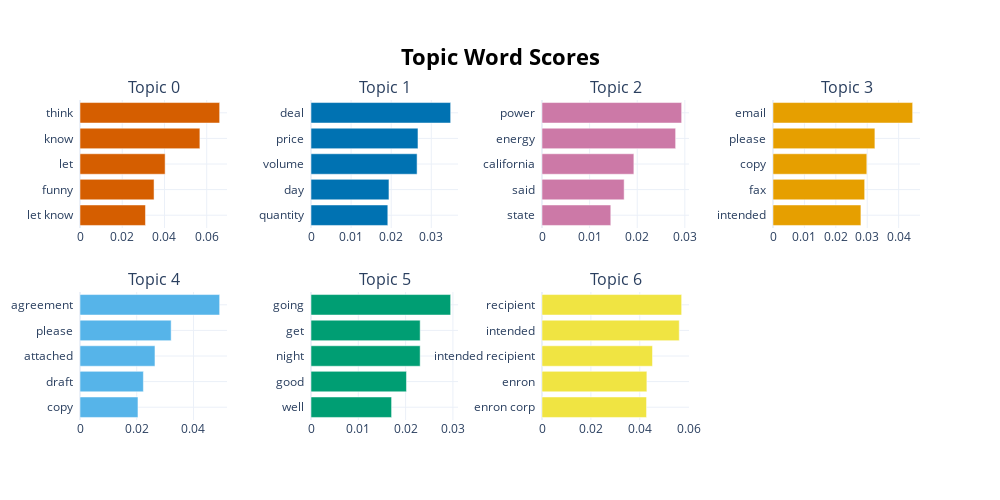

The notebook cell this image was saved under:
### Markdown cell above
## Visualization

### Code cell
model.visualize_barchart(top_n_topics=7)

### Figure 1 — Plotly figure (JSON) as saved in the notebook; plotly's stock layout.template omitted (floating-point values rounded to 4 significant figures)
{"data": [{"marker": {"color": "#D55E00"}, "orientation": "h", "type": "bar", "x": [0.031, 0.03506, 0.04031, 0.05677, 0.06612], "xaxis": "x", "y": ["let know  ", "funny  ", "let  ", "know  ", "think  "], "yaxis": "y"}, {"marker": {"color": "#0072B2"}, "orientation": "h", "type": "bar", "x": [0.01916, 0.01944, 0.02646, 0.02668, 0.03483], "xaxis": "x2", "y": ["quantity  ", "day  ", "volume  ", "price  ", "deal  "], "yaxis": "y2"}, {"marker": {"color": "#CC79A7"}, "orientation": "h", "type": "bar", "x": [0.01445, 0.01725, 0.0193, 0.02807, 0.02933], "xaxis": "x3", "y": ["state  ", "said  ", "california  ", "energy  ", "power  "], "yaxis": "y3"}, {"marker": {"color": "#E69F00"}, "orientation": "h", "type": "bar", "x": [0.02799, 0.02918, 0.02987, 0.03244, 0.04446], "xaxis": "x4", "y": ["intended  ", "fax  ", "copy  ", "please  ", "email  "], "yaxis": "y4"}, {"marker": {"color": "#56B4E9"}, "orientation": "h", "type": "bar", "x": [0.02044, 0.02235, 0.02643, 0.03213, 0.04923], "xaxis": "x5", "y": ["copy  ", "draft  ", "attached  ", "please  ", "agreement  "], "yaxis": "y5"}, {"marker": {"color": "#009E73"}, "orientation": "h", "type": "bar", "x": [0.01704, 0.02018, 0.02308, 0.02308, 0.02952], "xaxis": "x6", "y": ["well  ", "good  ", "night  ", "get  ", "going  "], "yaxis": "y6"}, {"marker": {"color": "#F0E442"}, "orientation": "h", "type": "bar", "x": [0.04277, 0.04291, 0.04521, 0.05616, 0.05714], "xaxis": "x7", "y": ["enron corp  ", "enron  ", "intended recipient  ", "intended  ", "recipient  "], "yaxis": "y7"}], "layout": {"annotations": [{"font": {"size": 16}, "showarrow": false, "text": "Topic 0", "x": 0.0875, "xanchor": "center", "xref": "paper", "y": 1, "yanchor": "bottom", "yref": "paper"}, {"font": {"size": 16}, "showarrow": false, "text": "Topic 1", "x": 0.3625, "xanchor": "center", "xref": "paper", "y": 1, "yanchor": "bottom", "yref": "paper"}, {"font": {"size": 16}, "showarrow": false, "text": "Topic 2", "x": 0.6375, "xanchor": "center", "xref": "paper", "y": 1, "yanchor": "bottom", "yref": "paper"}, {"font": {"size": 16}, "showarrow": false, "text": "Topic 3", "x": 0.9125, "xanchor": "center", "xref": "paper", "y": 1, "yanchor": "bottom", "yref": "paper"}, {"font": {"size": 16}, "showarrow": false, "text": "Topic 4", "x": 0.0875, "xanchor": "center", "xref": "paper", "y": 0.4, "yanchor": "bottom", "yref": "paper"}, {"font": {"size": 16}, "showarrow": false, "text": "Topic 5", "x": 0.3625, "xanchor": "center", "xref": "paper", "y": 0.4, "yanchor": "bottom", "yref": "paper"}, {"font": {"size": 16}, "showarrow": false, "text": "Topic 6", "x": 0.6375, "xanchor": "center", "xref": "paper", "y": 0.4, "yanchor": "bottom", "yref": "paper"}], "height": 500, "hoverlabel": {"bgcolor": "white", "font": {"family": "Rockwell", "size": 16}}, "showlegend": false, "title": {"font": {"color": "Black", "size": 22}, "text": "<b>Topic Word Scores", "x": 0.5, "xanchor": "center", "yanchor": "top"}, "width": 1000, "xaxis": {"anchor": "y", "domain": [0, 0.175], "showgrid": true}, "xaxis2": {"anchor": "y2", "domain": [0.275, 0.45], "showgrid": true}, "xaxis3": {"anchor": "y3", "domain": [0.55, 0.725], "showgrid": true}, "xaxis4": {"anchor": "y4", "domain": [0.825, 1], "showgrid": true}, "xaxis5": {"anchor": "y5", "domain": [0, 0.175], "showgrid": true}, "xaxis6": {"anchor": "y6", "domain": [0.275, 0.45], "showgrid": true}, "xaxis7": {"anchor": "y7", "domain": [0.55, 0.725], "showgrid": true}, "xaxis8": {"anchor": "y8", "domain": [0.825, 1], "showgrid": true}, "yaxis": {"anchor": "x", "domain": [0.6, 1], "showgrid": true}, "yaxis2": {"anchor": "x2", "domain": [0.6, 1], "showgrid": true}, "yaxis3": {"anchor": "x3", "domain": [0.6, 1], "showgrid": true}, "yaxis4": {"anchor": "x4", "domain": [0.6, 1], "showgrid": true}, "yaxis5": {"anchor": "x5", "domain": [0, 0.4], "showgrid": true}, "yaxis6": {"anchor": "x6", "domain": [0, 0.4], "showgrid": true}, "yaxis7": {"anchor": "x7", "domain": [0, 0.4], "showgrid": true}, "yaxis8": {"anchor": "x8", "domain": [0, 0.4], "showgrid": true}}}
